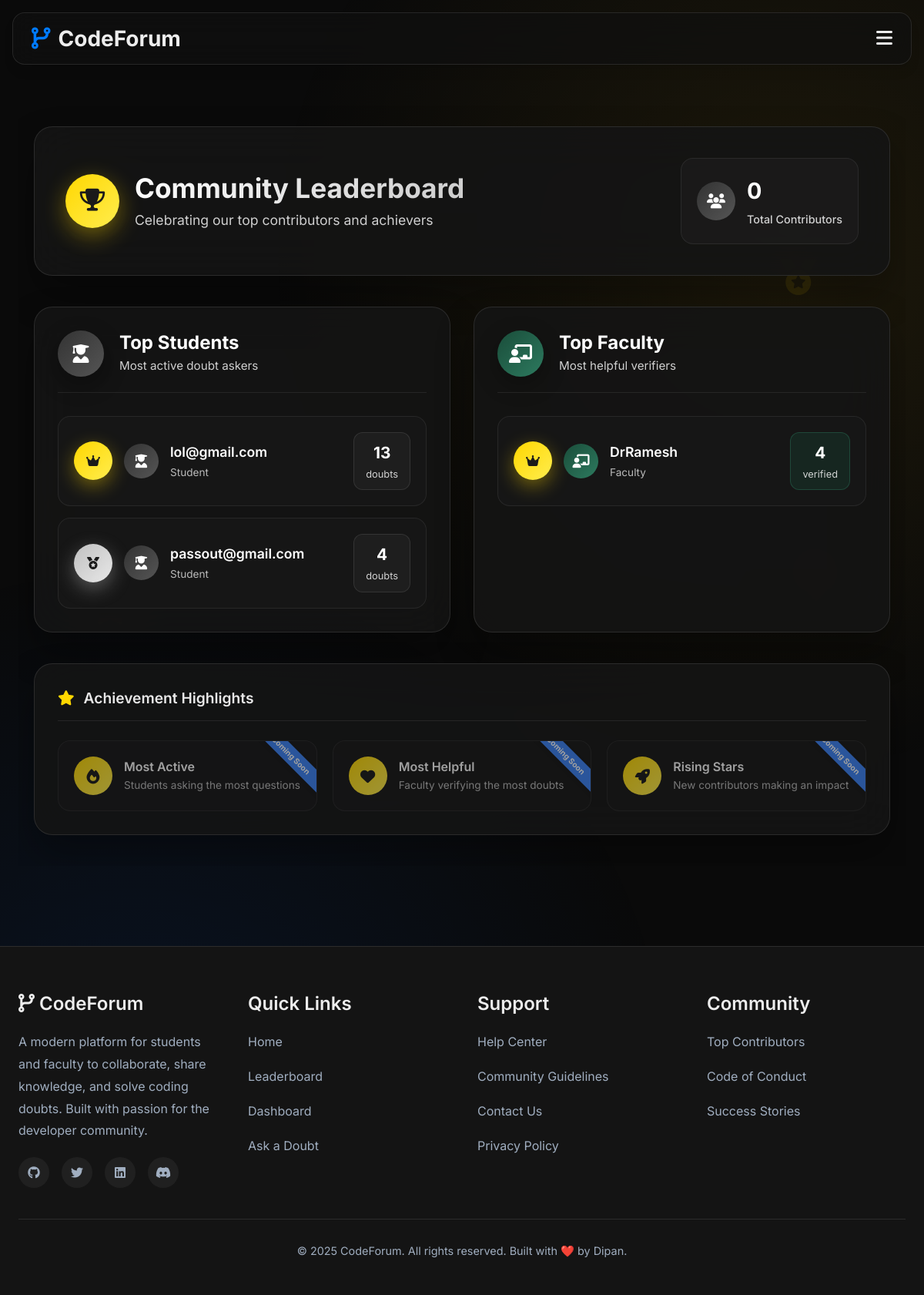
The app's page /leaderboard/ (signed in), older data.
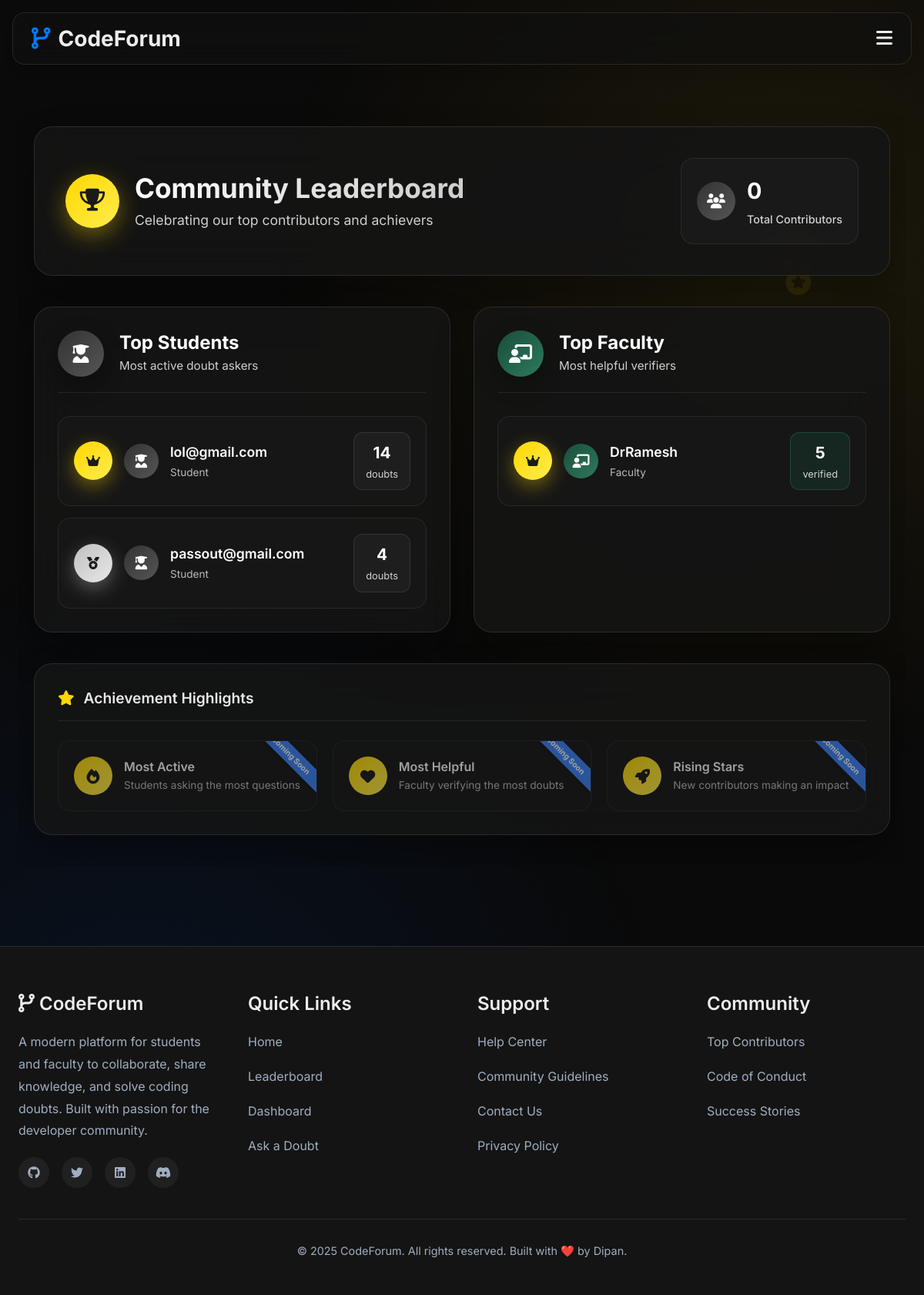
The same page, newer data.
### forum/models.py (models this page shows, shortened)
class User(AbstractUser):
    ROLE_CHOICES = (
        ('student', 'Student'),
        ('faculty', 'Faculty'),
    )
    DEPARTMENT_CHOICES = (
        ('CSE', 'CSE'),
        ('ECE', 'ECE'),
        ('ME', 'Mechanical'),
        ('CE', 'Civil'),
        ('EE', 'Electrical'),
    )
    YEAR_CHOICES = (
        (1, '1st Year'),
        (2, '2nd Year'),
        (3, '3rd Year'),
        (4, '4th Year'),
    )
    role = models.CharField(max_length=10, choices=ROLE_CHOICES)
    department = models.CharField(max_length=20, choices=DEPARTMENT_CHOICES)
    year = models.PositiveSmallIntegerField(choices=YEAR_CHOICES, null=True, blank=True)
    github_url = models.URLField(blank=True, null=True)
    is_verified_faculty = models.BooleanField(default=False)

### forum/views.py (the view)
# urls.py: path('leaderboard/', views.leaderboard, name='leaderboard'),
@login_required
def leaderboard(request):
    top_students = User.objects.filter(role='student').annotate(
        doubts_posted=Count('doubt')
    ).order_by('-doubts_posted')[:10]
    top_faculty = User.objects.filter(role='faculty').annotate(
        verified_count=Count('verified_doubts')
    ).order_by('-verified_count')[:10]
    return render(request, 'forum/leaderboard.html', {
        'top_students': top_students,
        'top_faculty': top_faculty,
    })

### forum/templates/forum/leaderboard.html (shortened to what the changed rows need)
{% extends 'forum/base.html' %}
{% block content %}
<div class="leaderboard-container fade-in">
    <div class="leaderboard-wrapper">
        <div class="leaderboard-header glass-card">
            <div class="header-content">
                <div class="header-left">
                    <div class="header-text">
                        <h2 class="leaderboard-title">Community Leaderboard</h2>
                    </div>
                </div>
            </div>
        </div>
        <div class="leaderboard-grid">
            <div class="leaderboard-section glass-card">
                <div class="leaderboard-list">
                    {% if top_students %}
                        {% for student in top_students %}
                            <div class="leaderboard-item slide-in" style="animation-delay: {{ forloop.counter0|floatformat:1 }}s">
                                <div class="rank-badge rank-{{ forloop.counter }}">
                                    {% if forloop.counter == 1 %}
                                        <i class="fas fa-crown"></i>
                                    {% elif forloop.counter == 2 %}
                                        <i class="fas fa-medal"></i>
                                    {% elif forloop.counter == 3 %}
                                        <i class="fas fa-award"></i>
                                    {% else %}
                                        {{ forloop.counter }}
                                    {% endif %}
                                </div>
                                <div class="user-info">
                                    <div class="user-avatar student">
                                        <i class="fas fa-user-graduate"></i>
                                    </div>
                                    <div class="user-details">
                                        <div class="username">{{ student.username }}</div>
                                        <div class="user-role">Student</div>
                                    </div>
                                </div>
                                <div class="score-badge student">
                                    <div class="score-number">{{ student.doubts_posted }}</div>
                                    <div class="score-label">doubts</div>
                                </div>
                            </div>
                        {% endfor %}
                    {% endif %}
                </div>
            </div>
            <div class="leaderboard-section glass-card">
                <div class="leaderboard-list">
                    {% if top_faculty %}
                        {% for faculty in top_faculty %}
                            <div class="leaderboard-item slide-in" style="animation-delay: {{ forloop.counter0|floatformat:1 }}s">
                                <div class="rank-badge rank-{{ forloop.counter }}">
                                    {% if forloop.counter == 1 %}
                                        <i class="fas fa-crown"></i>
                                    {% elif forloop.counter == 2 %}
                                        <i class="fas fa-medal"></i>
                                    {% elif forloop.counter == 3 %}
                                        <i class="fas fa-award"></i>
                                    {% else %}
                                        {{ forloop.counter }}
                                    {% endif %}
                                </div>
                                <div class="user-info">
                                    <div class="user-avatar faculty">
                                        <i class="fas fa-chalkboard-teacher"></i>
                                    </div>
                                    <div class="user-details">
                                        <div class="username">{{ faculty.username }}</div>
                                        <div class="user-role">Faculty</div>
                                    </div>
                                </div>
                                <div class="score-badge faculty">
                                    <div class="score-number">{{ faculty.verified_count }}</div>
                                    <div class="score-label">verified</div>
                                </div>
                            </div>
                        {% endfor %}
                    {% endif %}
                </div>
            </div>
        </div>
    </div>
</div>
{% endblock %}

Row changes from the older to the newer data that the page shows:
changed User "lol@gmail.com": doubts_posted "13" → "14"
changed User "DrRamesh": verified_count "4" → "5"
